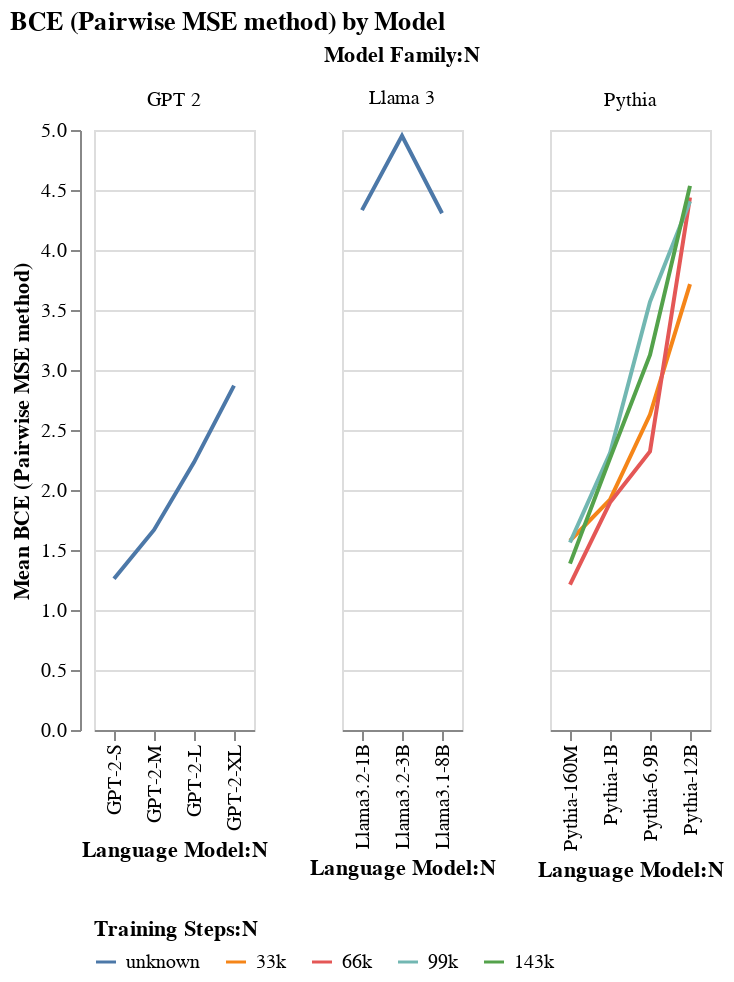

Here is the notebook cell this chart was saved with:
### Markdown cell above
## Define a visualization config and visualize the data

src.visualizer provides a very simple interface for quickly visualizing lots of data by describing which column to map to which plotting element.

### Code cell
config = VisualisationConfig(
    plot_fn=alt.Chart.mark_line,
    fig_title="BCE (Pairwise MSE method) by Model",
    x_category="Language Model:N",
    y_category="mean(BCE (Pairwise MSE)):Q",
    color_category="Training Steps:N",
    facet_category="Model Family:N",
    tooltip_fields=[
        alt.Tooltip("Language Model:N", title="Model"),
        alt.Tooltip("Model Family:N", title="Family"),
        alt.Tooltip("mean(BCE (Pairwise MSE)):Q", title="Mean BCE", format=".3f"),
        alt.Tooltip("median():Q", title="Median", format=".3f"),
        alt.Tooltip("mean():Q", title="Mean", format=".3f"),
        alt.Tooltip("count():Q", title="Count", format="d"),
    ],
    titles={
        "mean(BCE (Pairwise MSE)):Q": "Mean BCE (Pairwise MSE method)",
        "model_name": "Language Model",
    },
    chart_properties={"resolve": {"scale": {"x": "independent", "y": "shared"}}},
    legend_config={"columns": 5, "orient": "bottom"},
)

chart_mse = visualize(bce_mse_analyzer.df, config=config)

chart_mse.show()

### Figure 1 — Vega specification as saved in the notebook (floating-point values rounded to 4 significant figures)
{"$schema": "https://vega.github.io/schema/vega/v5.json", "data": [{"name": "source_0", "values": [{"Language Model": "GPT-2-S", "Training Steps": "unknown", "Model Family": "GPT 2", "mean_BCE (Pairwise MSE)": 1.26, "__count": 396}, {"Language Model": "GPT-2-M", "Training Steps": "unknown", "Model Family": "GPT 2", "mean_BCE (Pairwise MSE)": 1.667, "__count": 396}, {"Language Model": "GPT-2-L", "Training Steps": "unknown", "Model Family": "GPT 2", "mean_BCE (Pairwise MSE)": 2.23, "__count": 396}, {"Language Model": "GPT-2-XL", "Training Steps": "unknown", "Model Family": "GPT 2", "mean_BCE (Pairwise MSE)": 2.869, "__count": 396}, {"Language Model": "Llama3.2-1B", "Training Steps": "unknown", "Model Family": "Llama 3", "mean_BCE (Pairwise MSE)": 4.332, "__count": 396}, {"Language Model": "Llama3.2-3B", "Training Steps": "unknown", "Model Family": "Llama 3", "mean_BCE (Pairwise MSE)": 4.952, "__count": 396}, {"Language Model": "Llama3.1-8B", "Training Steps": "unknown", "Model Family": "Llama 3", "mean_BCE (Pairwise MSE)": 4.306, "__count": 396}, {"Language Model": "Pythia-160M", "Training Steps": "33k", "Model Family": "Pythia", "mean_BCE (Pairwise MSE)": 1.577, "__count": 396}, {"Language Model": "Pythia-160M", "Training Steps": "66k", "Model Family": "Pythia", "mean_BCE (Pairwise MSE)": 1.211, "__count": 396}, {"Language Model": "Pythia-160M", "Training Steps": "99k", "Model Family": "Pythia", "mean_BCE (Pairwise MSE)": 1.563, "__count": 396}, {"Language Model": "Pythia-160M", "Training Steps": "143k", "Model Family": "Pythia", "mean_BCE (Pairwise MSE)": 1.386, "__count": 396}, {"Language Model": "Pythia-1B", "Training Steps": "33k", "Model Family": "Pythia", "mean_BCE (Pairwise MSE)": 1.921, "__count": 396}, {"Language Model": "Pythia-1B", "Training Steps": "66k", "Model Family": "Pythia", "mean_BCE (Pairwise MSE)": 1.896, "__count": 396}, {"Language Model": "Pythia-1B", "Training Steps": "99k", "Model Family": "Pythia", "mean_BCE (Pairwise MSE)": 2.307, "__count": 396}, {"Language Model": "Pythia-1B", "Training Steps": "143k", "Model Family": "Pythia", "mean_BCE (Pairwise MSE)": 2.264, "__count": 396}, {"Language Model": "Pythia-6.9B", "Training Steps": "33k", "Model Family": "Pythia", "mean_BCE (Pairwise MSE)": 2.629, "__count": 396}, {"Language Model": "Pythia-6.9B", "Training Steps": "66k", "Model Family": "Pythia", "mean_BCE (Pairwise MSE)": 2.322, "__count": 396}, {"Language Model": "Pythia-6.9B", "Training Steps": "99k", "Model Family": "Pythia", "mean_BCE (Pairwise MSE)": 3.568, "__count": 396}, {"Language Model": "Pythia-6.9B", "Training Steps": "143k", "Model Family": "Pythia", "mean_BCE (Pairwise MSE)": 3.125, "__count": 396}, {"Language Model": "Pythia-12B", "Training Steps": "33k", "Model Family": "Pythia", "mean_BCE (Pairwise MSE)": 3.716, "__count": 396}, {"Language Model": "Pythia-12B", "Training Steps": "66k", "Model Family": "Pythia", "mean_BCE (Pairwise MSE)": 4.437, "__count": 396}, {"Language Model": "Pythia-12B", "Training Steps": "99k", "Model Family": "Pythia", "mean_BCE (Pairwise MSE)": 4.405, "__count": 396}, {"Language Model": "Pythia-12B", "Training Steps": "143k", "Model Family": "Pythia", "mean_BCE (Pairwise MSE)": 4.534, "__count": 396}]}, {"name": "facet_domain"}, {"name": "facet_domain_row", "values": [{"data": 0.0}]}, {"name": "source_0_y_domain_mean_BCE (Pairwise MSE)", "values": [{"min": 1.211, "max": 4.952}]}, {"name": "source_0_color_domain_Training Steps", "values": [{"Training Steps": "unknown"}, {"Training Steps": "33k"}, {"Training Steps": "66k"}, {"Training Steps": "99k"}, {"Training Steps": "143k"}]}], "signals": [{"name": "child_x_step", "value": 20}, {"name": "child_height", "value": 300}], "marks": [{"type": "group", "name": "facet-title", "title": {"text": "Model Family:N", "offset": 10, "style": "guide-title"}, "role": "column-title"}, {"type": "group", "name": "row_header", "from": {"data": "facet_domain_row"}, "encode": {"update": {"height": {"signal": "child_height"}}}, "axes": [{"scale": "y", "zindex": 0, "labelOverlap": true, "orient": "left", "grid": false, "title": "Mean BCE (Pairwise MSE method)", "tickCount": {"signal": "ceil(child_height/40)"}}], "role": "row-header"}, {"type": "group", "name": "cell", "from": {"facet": {"data": "source_0", "name": "facet", "groupby": ["Model Family"], "aggregate": {"fields": ["Language Model"], "ops": ["distinct"], "as": ["distinct_Language Model"]}}}, "sort": {"field": ["datum[\"Model Family\"]"], "order": ["ascending"]}, "encode": {"update": {"height": {"signal": "child_height"}, "width": {"signal": "bandspace(datum[\"distinct_Language Model\"], 1, 0.5) * child_x_step"}}}, "data": [{"name": "facet_child_x_domain_Language Model_2", "source": "facet", "transform": [{"type": "aggregate", "groupby": ["Language Model"], "fields": [], "ops": [], "as": []}, {"type": "formula", "expr": "datum['Language Model']", "as": "sort_field"}, {"type": "project", "fields": ["Language Model"]}]}], "marks": [{"type": "group", "name": "child_pathgroup", "from": {"facet": {"data": "facet", "name": "faceted_path_child_main", "groupby": ["Training Steps"]}}, "encode": {"update": {"height": {"field": {"signal": null, "datum": null, "group": "height", "parent": null}}, "width": {"field": {"signal": null, "datum": null, "group": "width", "parent": null}}}}, "marks": [{"type": "line", "name": "child_marks", "from": {"data": "faceted_path_child_main"}, "sort": {"field": "x"}, "encode": {"update": {"defined": {"signal": "isValid(datum[\"mean_BCE (Pairwise MSE)\"]) && isFinite(+datum[\"mean_BCE (Pairwise MSE)\"])"}, "tooltip": {"signal": "{\"Model\": isValid(datum[\"Language Model\"]) ? datum[\"Language Model\"] : \"\"+datum[\"Language Model\"], \"Family\": isValid(datum[\"Model Family\"]) ? datum[\"Model Family\"] : \"\"+datum[\"Model Family\"], \"Mean BCE\": format(datum[\"mean_BCE (Pairwise MSE)\"], \".3f\"), \"Count\": format(datum[\"__count\"], \"d\")}"}, "stroke": {"field": "Training Steps", "scale": "color"}, "x": {"field": "Language Model", "scale": "child_x"}, "y": {"field": "mean_BCE (Pairwise MSE)", "scale": "y"}}}, "style": ["line"]}]}], "scales": [{"name": "child_x", "type": "point", "domain": {"data": "facet_child_x_domain_Language Model_2", "field": "Language Model"}, "range": {"step": {"signal": "child_x_step"}}, "padding": 0.5}], "axes": [{"scale": "y", "minExtent": 0, "gridScale": "child_x", "ticks": false, "aria": false, "tickCount": {"signal": "ceil(child_height/40)"}, "zindex": 0, "labels": false, "domain": false, "grid": true, "orient": "left", "maxExtent": 0}, {"scale": "child_x", "title": "Language Model:N", "orient": "bottom", "labelAngle": 270, "zindex": 0, "grid": false, "labelAlign": "right", "labelBaseline": "middle"}], "title": {"text": {"signal": "isValid(parent[\"Model Family\"]) ? parent[\"Model Family\"] : \"\"+parent[\"Model Family\"]"}, "offset": 10, "frame": "group", "style": "guide-label"}, "style": "cell"}], "scales": [{"name": "y", "type": "linear", "domain": [{"signal": "(data(\"source_0_y_domain_mean_BCE (Pairwise MSE)\")[0] || {}).min"}, {"signal": "(data(\"source_0_y_domain_mean_BCE (Pairwise MSE)\")[0] || {}).max"}], "range": [{"signal": "child_height"}, 0], "zero": true, "nice": true}, {"name": "color", "type": "ordinal", "domain": {"data": "source_0_color_domain_Training Steps", "field": "Training Steps"}, "range": "category"}], "title": {"text": "BCE (Pairwise MSE method) by Model", "anchor": "start"}, "legends": [{"columns": 5, "orient": "bottom", "title": "Training Steps:N", "stroke": "color", "direction": "horizontal", "symbolType": "stroke"}], "padding": 5, "layout": {"padding": 20, "bounds": "full", "align": "none", "columns": 3}, "background": "white"}
